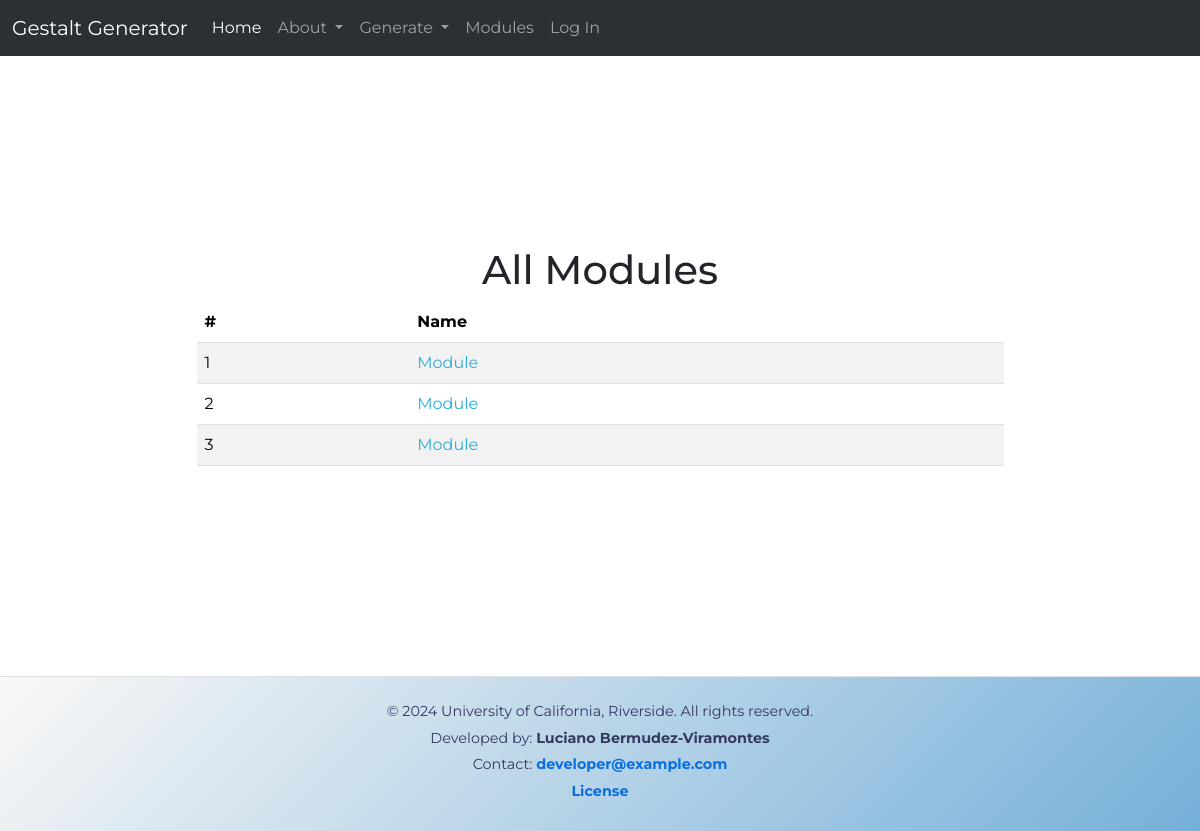
The page /retrieve_modules on the database as committed earlier.
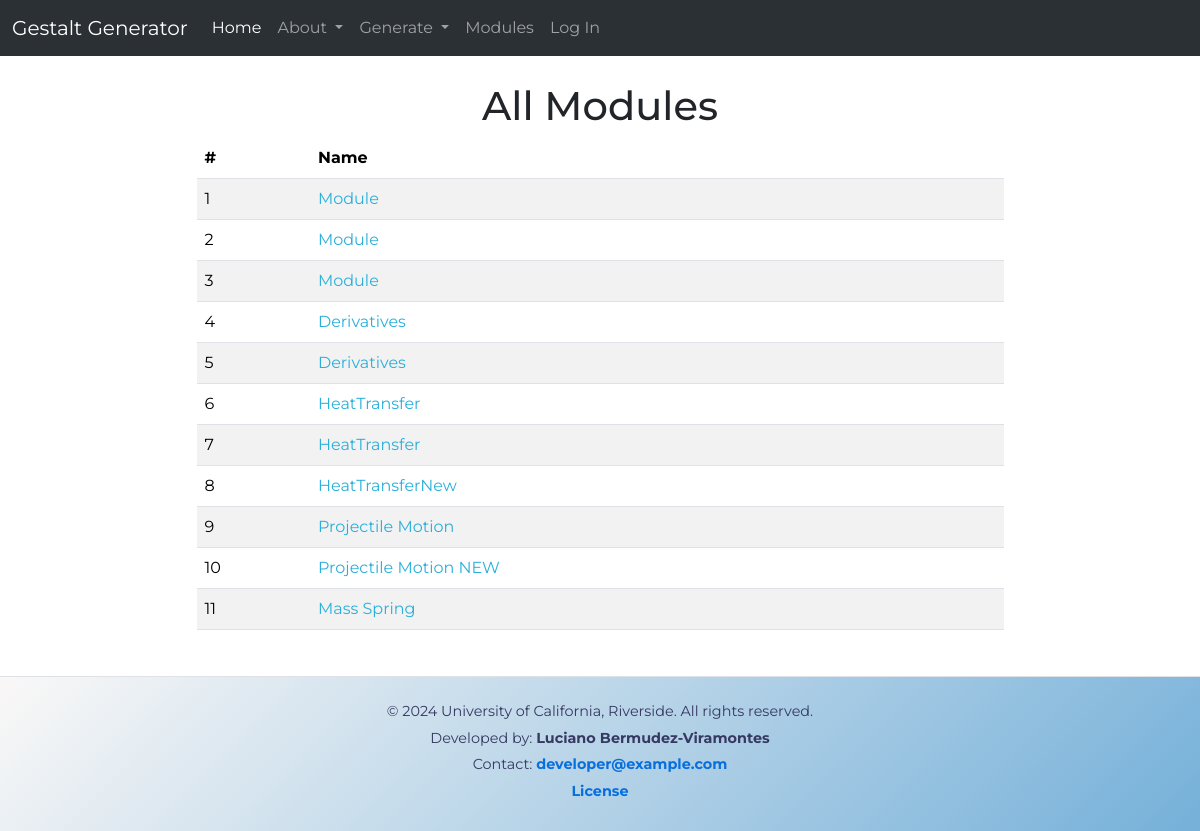
The same page on the database as committed later.
### app/db_models/models.py (models this page shows, shortened)
class EduModule(db.Model):
    __tablename__ = "edu_module"
    id = db.Column(db.Integer, primary_key=True)
    name = db.Column(db.String(256), nullable=False)
    folders = db.relationship("Folder", backref="edu_module", lazy=True)

### app/routes/module_retrieval/module_retrieval.py (the view)
@module_retrieval_bp.route("/retrieve_modules", methods=['GET', 'POST'])
def view_modules():
    modules = EduModule.query.all()
    module_data = []
    for module in modules:
        module_data.append({
            'id': module.id,
            'name': module.name,
        })
    print(f"This is the module data {module_data}")
    return render_template("view_modules.html", modules=module_data)

### app/templates/view_modules.html
{% extends "base.html" %}
{% block content %}
<div class="table-container">
    <h1 class="text-center">All Modules</h1>
    <table class="table table-striped">
        <thead>
            <tr>
                <th scope="col">#</th>
                <th scope="col">Name</th>
            </tr>
        </thead>
        <tbody>
            {% for module in modules %}
            <tr>
                <td>{{ module.id }}</td>
                <td><a
                        href="{{ url_for('module_retrieval_bp.view_module_details',module_name= module.name, module_id = module.id) }}">{{
                        module.name }}</a></td>
            </tr>
            {% endfor %}
        </tbody>
    </table>
</div>
{% endblock %}

### app/templates/base.html (shortened to what this page needs)
<!doctype html>
<html lang="en">
<head>
    {% block css %}
    <link href="https://cdn.jsdelivr.net/npm/bootstrap@5.3.3/dist/css/bootstrap.min.css" rel="stylesheet"
>
    <link href="{{ url_for('static', filename='css/styles.css') }}" rel="stylesheet">
    <link href="{{ url_for('static', filename='css/lecture-style.css') }}" rel="stylesheet">
    {% endblock %}
</head>
<body class="d-flex flex-column min-vh-100">
    {% block navbar %}
    <nav class="navbar navbar-expand-lg bg-body-tertiary" data-bs-theme="dark">
        <div class="container-fluid">
            <a class="navbar-brand" href="#">Gestalt Generator</a>
            <div class="collapse navbar-collapse" id="navbarNavDropdown">
                <ul class="navbar-nav">
                    <li class="nav-item">
                        <a class="nav-link active" aria-current="page" href="{{ url_for('routes.home') }}">Home</a>
                    </li>
                    <li class="nav-item dropdown">
                        <a class="nav-link dropdown-toggle" href="#" role="button" data-bs-toggle="dropdown"
                            aria-expanded="false">
                            About
                        </a>
                    </li>
                    <li class="nav-item dropdown">
                        <a class="nav-link dropdown-toggle" href="#" role="button" data-bs-toggle="dropdown"
                            aria-expanded="false">
                            Generate
                        </a>
                    </li>
                    <li class="nav-item">
                        <a class="nav-link" href="{{ url_for('module_retrieval_bp.view_modules') }}">Modules</a>
                    </li>
                    {% if current_user.is_authenticated %}
                    <li class="nav-item-inline"><a class="nav-link" href="{{ url_for('auth.logout') }}">Log Out</a></li>
                    {% else %}
                    <li class="nav-item-inline"><a class="nav-link" href="{{ url_for('auth.login') }}">Log In</a></li>
                    {% endif %}
                </ul>
            </div>
        </div>
    </nav>
    {% endblock %}
    <div class="container">
        {% block content %}
        {% endblock %}
    </div>
    <footer class="custom_footer text-center border-top py-4 mt-auto">
        <div class="container">
            <p>&copy; 2024 University of California, Riverside. All rights reserved.</p>
            <p>Developed by: <strong>Luciano Bermudez-Viramontes</strong></p>
            <p>Contact: <a href="mailto:developer@example.com" class="footer-link">developer@example.com</a></p>
            <p><a href="{{ url_for('routes.license') }}" target="_blank" class="footer-link">License</a></p>
        </div>
    </footer>
</body>
</html>

### app/static/css/styles.css (style rules this page uses)
:root { --light-shades: #FAF8F7; --light-accent: #EEAF48; --main-brand-color: #75B0D9; --dark-accent: #2AAFDA; --dark-shades: #363962; }
body { font-family: "Montserrat", sans-serif; font-optical-sizing: auto; font-size: 16px; }
.custom_footer { background: linear-gradient(135deg,var(--dark-shades) 0%,var(--light-shades) 0%, var(--main-brand-color) 100%);; color: var(--dark-shades); border-top: 1px solid #e9ecef; padding: 20px 0; font-size: 0.9rem; margin-top: 30px; }
.custom_footer .container { max-width: 1140px; margin: 0 auto; }
.custom_footer p { margin-bottom: 5px; }
.footer-link { color: #086fdd; text-decoration: none; font-weight: bold; transition: color 0.3s ease; }
.table-container { min-height: calc(100vh - 200px); padding: 20px; margin-bottom: 20px; display: flex; flex-direction: column; justify-content: center; align-items: center; }
.table { width: 75%; margin: 0 auto; }
.table a { text-decoration: none; color:var(--dark-accent) }

### app/static/css/lecture-style.css (style rules this page uses)
body { font-size: 16px; }

Rows that differ between the two databases and show on the page:
added EduModule: id "4", name "Derivatives"
added EduModule: id "5", name "Derivatives"
added EduModule: id "6", name "HeatTransfer"
added EduModule: id "7", name "HeatTransfer"
added EduModule: id "8", name "HeatTransferNew"
added EduModule: id "9", name "Projectile Motion"
added EduModule: id "10", name "Projectile Motion NEW"
added EduModule: id "11", name "Mass Spring"
